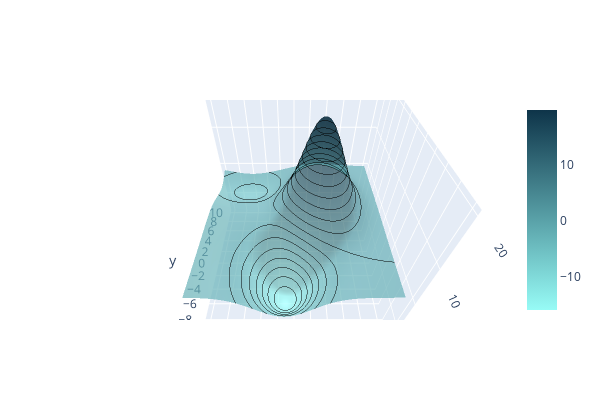

Notebook cell for this chart:
### Code cell
fig = go.Figure(data=[go.Surface(
    contours = {
        "z": {"show": True, "start": -16, "end": 20, "size": 2, "color":"black"}
    },
    x = x1,
    y = x2,
    z = y,
    colorscale=[color_chart[3], color_chart[-2]], 
    opacity = 0.7)
  ]
)

fig.update_layout(
    width=600, height=400,

    scene = {
        "xaxis": {"nticks": 20},
        "yaxis": {"nticks": 20},
        "zaxis": {"nticks": 4},
        'camera_eye': {"x": 0, "y": -1, "z": 1},
        "aspectratio": {"x": 1, "y": 1, "z": 1},
    }
)

# fig.show("svg")
fig.show()

### Figure 1 — Plotly figure (JSON) as saved in the notebook; plotly's stock layout.template omitted (floating-point values rounded to 4 significant figures; data arrays with more than 128 entries replaced by an {"elided": "..."} marker saying what was removed)
{"data": [{"colorscale": [[0, "#97FBF6"], [1, "#0E3449"]], "contours": {"z": {"color": "black", "end": 20, "show": true, "size": 2, "start": -16}}, "opacity": 0.7, "type": "surface", "x": [-10, -9.798, -9.596, -9.394, -9.192, -8.99, -8.788, -8.586, -8.384, -8.182, -7.98, -7.778, -7.576, -7.374, -7.172, -6.97, -6.768, -6.566, -6.364, -6.162, -5.96, -5.758, -5.556, -5.354, -5.152, -4.949, -4.747, -4.545, -4.343, -4.141, -3.939, -3.737, -3.535, -3.333, -3.131, -2.929, -2.727, -2.525, -2.323, -2.121, -1.919, -1.717, -1.515, -1.313, -1.111, -0.9091, -0.7071, -0.5051, -0.303, -0.101, 0.101, 0.303, 0.5051, 0.7071, 0.9091, 1.111, 1.313, 1.515, 1.717, 1.919, 2.121, 2.323, 2.525, 2.727, 2.929, 3.131, 3.333, 3.535, 3.737, 3.939, 4.141, 4.343, 4.545, 4.747, 4.949, 5.152, 5.354, 5.556, 5.758, 5.96, 6.162, 6.364, 6.566, 6.768, 6.97, 7.172, 7.374, 7.576, 7.778, 7.98, 8.182, 8.384, 8.586, 8.788, 8.99, 9.192, 9.394, 9.596, 9.798, 10], "y": [-10, -9.798, -9.596, -9.394, -9.192, -8.99, -8.788, -8.586, -8.384, -8.182, -7.98, -7.778, -7.576, -7.374, -7.172, -6.97, -6.768, -6.566, -6.364, -6.162, -5.96, -5.758, -5.556, -5.354, -5.152, -4.949, -4.747, -4.545, -4.343, -4.141, -3.939, -3.737, -3.535, -3.333, -3.131, -2.929, -2.727, -2.525, -2.323, -2.121, -1.919, -1.717, -1.515, -1.313, -1.111, -0.9091, -0.7071, -0.5051, -0.303, -0.101, 0.101, 0.303, 0.5051, 0.7071, 0.9091, 1.111, 1.313, 1.515, 1.717, 1.919, 2.121, 2.323, 2.525, 2.727, 2.929, 3.131, 3.333, 3.535, 3.737, 3.939, 4.141, 4.343, 4.545, 4.747, 4.949, 5.152, 5.354, 5.556, 5.758, 5.96, 6.162, 6.364, 6.566, 6.768, 6.97, 7.172, 7.374, 7.576, 7.778, 7.98, 8.182, 8.384, 8.586, 8.788, 8.99, 9.192, 9.394, 9.596, 9.798, 10], "z": {"elided": "100x100 float values"}}], "layout": {"height": 400, "scene": {"aspectratio": {"x": 1, "y": 1, "z": 1}, "camera": {"eye": {"x": 0, "y": -1, "z": 1}}, "xaxis": {"nticks": 20}, "yaxis": {"nticks": 20}, "zaxis": {"nticks": 4}}, "width": 600}}
